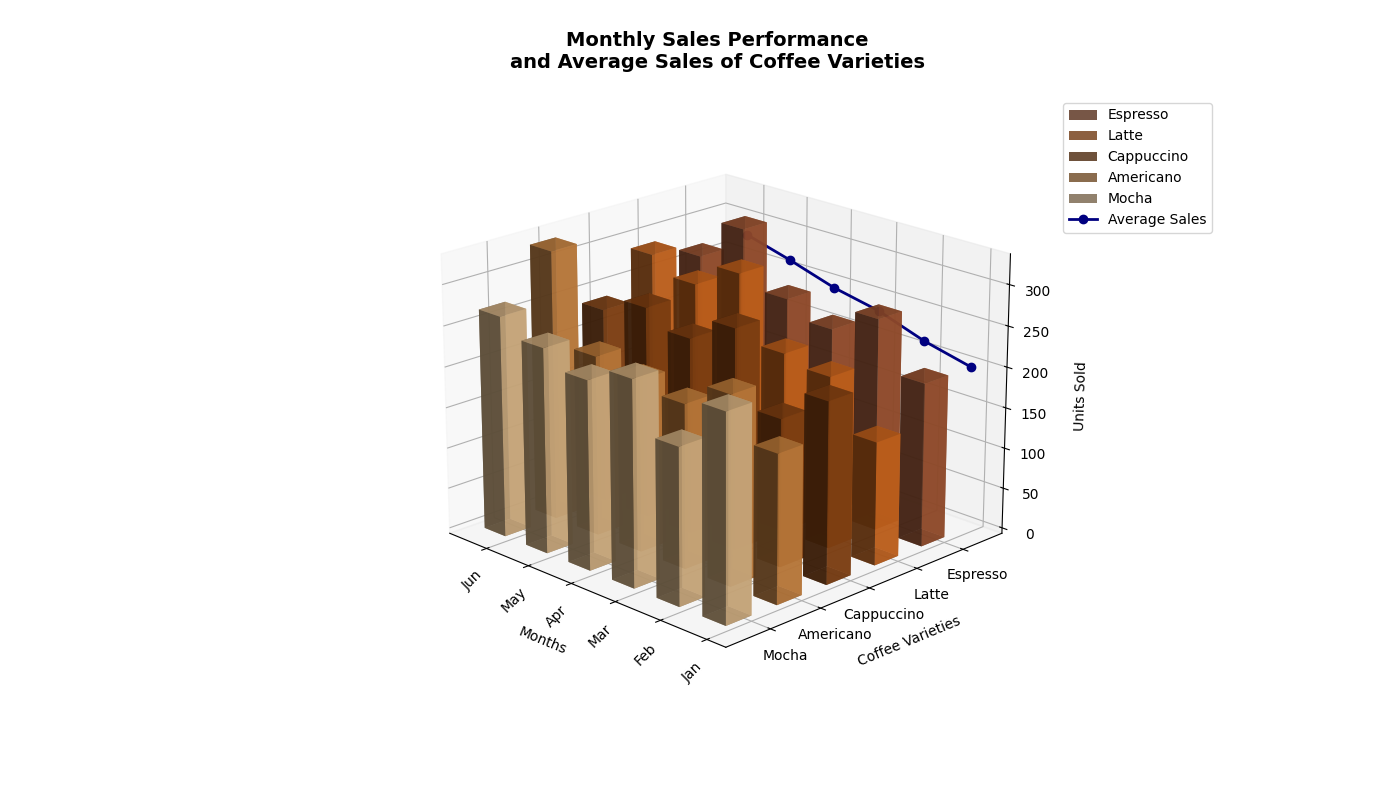

Recreate this plot in Python.
import numpy as np
import matplotlib.pyplot as plt

months = ['Jan', 'Feb', 'Mar', 'Apr', 'May', 'Jun']
coffee_varieties = ['Espresso', 'Latte', 'Cappuccino', 'Americano', 'Mocha']

sales_data = np.array([
    [200, 150, 220, 180, 250],
    [260, 210, 180, 230, 190],
    [230, 220, 270, 200, 250],
    [250, 300, 240, 210, 230],
    [320, 270, 260, 220, 250],
    [270, 290, 240, 330, 270]
])

average_sales = sales_data.mean(axis=1)

fig = plt.figure(figsize=(14, 8))
ax = fig.add_subplot(111, projection='3d')

colors = ['#A0522D', '#D2691E', '#8B4513', '#CD853F', '#DEB887']
dx = dy = 0.5

for y, color in enumerate(colors):
    xs = np.arange(len(months))
    ys = sales_data[:, y]
    ax.bar3d(xs, y, np.zeros_like(xs), dx, dy, ys, color=color, alpha=0.8, label=coffee_varieties[y])

ax.plot(np.arange(len(months)), [-0.5] * len(months), average_sales, color='navy', marker='o', linewidth=2, label='Average Sales')

ax.set_xticks(np.arange(len(months)))
ax.set_xticklabels(months, rotation=45)
ax.set_yticks(np.arange(len(coffee_varieties)))
ax.set_yticklabels(coffee_varieties)
ax.set_xlabel('Months', labelpad=10)
ax.set_ylabel('Coffee Varieties', labelpad=10)
ax.set_zlabel('Units Sold', labelpad=10)

ax.view_init(elev=20, azim=135)
ax.set_title('Monthly Sales Performance\nand Average Sales of Coffee Varieties', fontsize=14, fontweight='bold', pad=20)
ax.legend(loc='upper left', bbox_to_anchor=(1.05, 1), fontsize=10)

plt.tight_layout()
plt.show()
